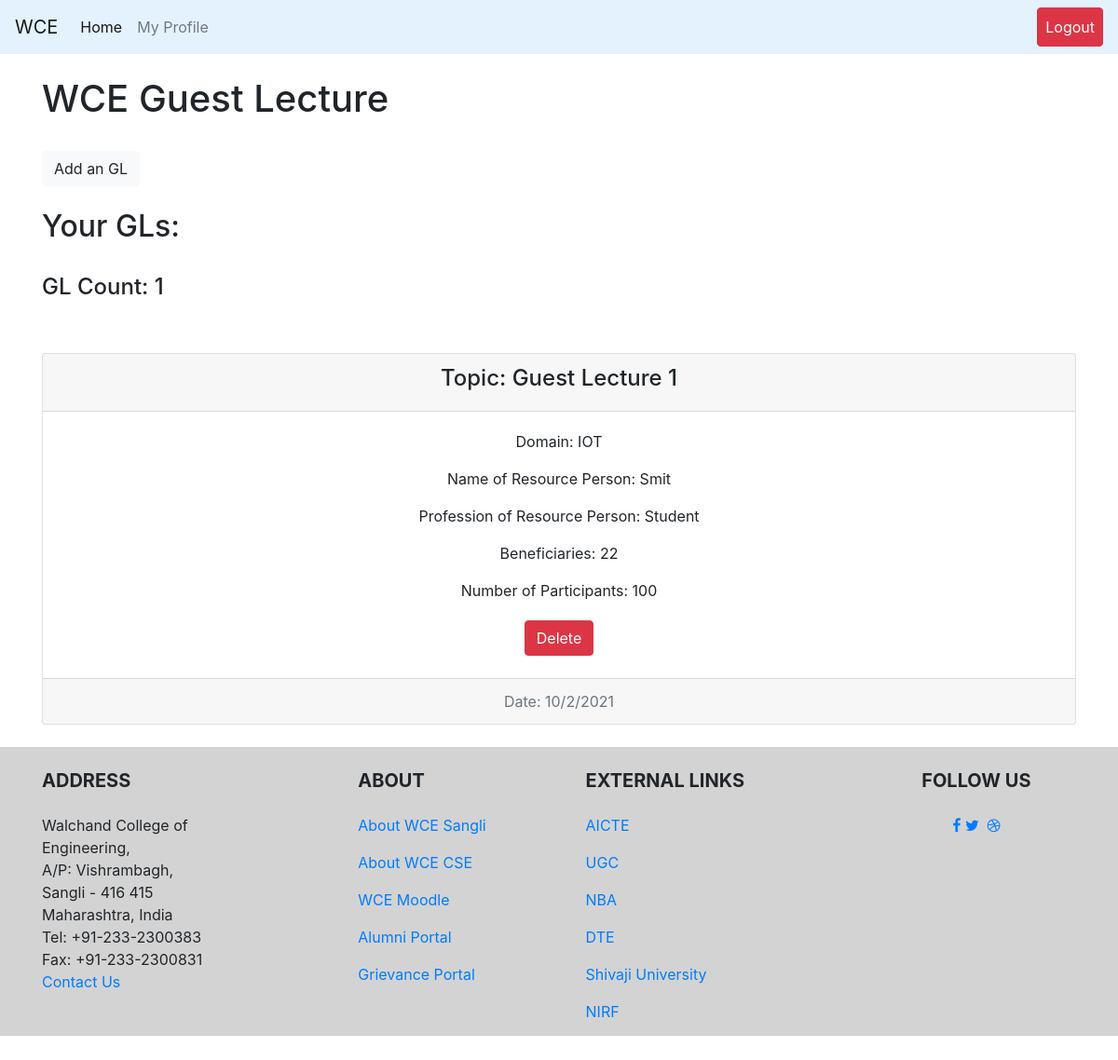
Page /faculty/WCE/GLs (signed in) on the committed database.
### teacher/models.py (models this page shows, shortened)
class wceguestlectures(models.Model):
    user = models.ForeignKey(User, on_delete=models.CASCADE)
    topic = models.CharField(default='Cyber Security', max_length=60)
    domain = models.CharField(default='CSE', max_length=50)
    resourcepersonname = models.CharField(default='NA', max_length=80)
    resourcepersonprofession = models.CharField(default='Industry', max_length=80)
    date = models.DateTimeField(default=timezone.now)
    beneficiaries = models.CharField(default='Student', max_length=30)
    numberOfParticipants = models.IntegerField()

### teacher/views.py (the view)
# urls.py: path('GLs', views.wceguestlectures.as_view(), name="WCEGLs"),
class wceguestlectures(View):
    def get(self, request, template_name='teacher/organizedActivities/wcegls.html'):
        group = request.user.groups.all()[0].name
        if isFaculty(group) == 0:
            return render(request, 'login.html')
        else:
            try:
                user = request.user
                allWCEGLs = WCEGL.objects.filter(user=user)
                countWCEGLs = len(allWCEGLs)
            except:
                allWCEGLs = None
                countWCEGLs = 0
            args = {}
            args["allWCEGLs"] = allWCEGLs
            args["countWCEGLs"] = countWCEGLs
            return render(request, template_name, args)

### teacher/views.py (called while the page is built)
def isFaculty(group_name):
    if group_name == 'faculty_group':
        return 1
    else:
        return 0

### teacher/templates/teacher/organizedActivities/wcegls.html (shortened to what this page needs)
{% extends 'base.html' %}
{% block content %}
<br><h1>WCE Guest Lecture</h1><br>
<a class="btn btn-light" href="{% url 'teacher:addWCEGL' %}" role="button">Add an GL</a><br>
<br>
<h2>Your GLs: </h2>
<br>
<h4>GL Count: {{ countWCEGLs }}</h4>
<br><br>
{% for i in allWCEGLs %}
<div class="card text-center">
  <div class="card-header">
    <h4>Topic: {{ i.topic }}</h4>
  </div>
  <div class="card-body">
    <p class="card-text">Domain: {{ i.domain }}</p>
    <p class="card-text">Name of Resource Person: {{ i.resourcepersonname }}</p>
    <p class="card-text">Profession of Resource Person: {{ i.resourcepersonprofession }}</p>
    <p class="card-text">Beneficiaries: {{ i.beneficiaries }}</p>
    <p class="card-text">Number of Participants: {{ i.numberOfParticipants }}</p>
  </div>
  <td><a href="{% url 'teacher:delete_items' i.id 'GLs' %}"><button type="button" class="btn btn-danger">Delete</button></a></td>
  <br>
  <div class="card-footer text-muted">
    Date: {{ i.date.day }}/{{i.date.month}}/{{i.date.year}}
  </div>
</div>
<br>
{% endfor %}
{% endblock %}

### CoeusPro/templates/base.html (shortened to what this page needs)
<!doctype html>
<html lang="en">
{% load static %}
<head>
    <link rel="stylesheet" href="https://stackpath.bootstrapcdn.com/font-awesome/4.7.0/css/font-awesome.min.css">
    <link rel="stylesheet" href="https://stackpath.bootstrapcdn.com/bootstrap/4.5.2/css/bootstrap.min.css">
    <link rel="stylesheet" type="text/css" href="{% static 'css/footer.css' %}">
</head>
<body>
<div id="page-container">
    <nav class="navbar navbar-expand-lg navbar-light" style="background-color: #e3f2fd;">
        <a class="navbar-brand" href="http://www.walchandsangli.ac.in/" target="_blank">WCE</a>
        <div class="collapse navbar-collapse" id="navbarNavDropdown">
            <ul class="navbar-nav">
                {% for group_for in request.user.groups.all %}
                {% if group_for.name == 'student_group' %}
                <li class="nav-item active">
                    <a class="nav-link" href="{% url 'student:studentHome' %}">Home <span class="sr-only">(current)</span></a>
                </li>
                {% elif group_for.name == 'HOD_group' %}
                <li class="nav-item active">
                    <a class="nav-link" href="{% url 'HOD:HODHome' %}">Home <span class="sr-only">(current)</span></a>
                </li>
                {% elif group_for.name == 'faculty_group' %}
                <li class="nav-item active">
                    <a class="nav-link" href="{% url 'teacher:facultyHome' %}">Home <span class="sr-only">(current)</span></a>
                </li>
                {% else %}
                <li class="nav-item active">
                    <a class="nav-link" href="{% url 'home' %}">Home <span class="sr-only">(current)</span></a>
                </li>
                {% endif %}
                {% endfor %}
                {% if user.is_authenticated %}
                <li class="nav-item">
                    <a class="nav-link" href="{% url 'profile' user  %}">My Profile</a>
                </li>
            {% endif %}
        </div>
        {% if user.is_authenticated %}
        <ul class="nav navbar-nav ml-auto">
            <li class="nav-item">
                <a class="nav-link btn btn-danger" style="color: white" href="{% url 'logout' %}">Logout</a>
            </li>
        </ul>
        {% endif %}
    </nav>
    <div class="container">
        {% block content %}
        {% endblock %}
    </div>
    <footer id="footer" >
        <div class="container text-center text-md-left">
            <div class="row">
                <div class="col-md-4 col-lg-3 mr-auto my-md-4 my-0 mt-4 mb-1">
                    <h5 class="font-weight-bold text-uppercase mb-4">Address</h5>
                    <p>Walchand College of Engineering,<br>
                        A/P: Vishrambagh,<br>
                        Sangli - 416 415<br>
                        Maharashtra, India<br>
                        Tel: +91-233-2300383<br>
                        Fax: +91-233-2300831<br>
                        <a href="mailto:hod.cse@walchandsangli.ac.in">Contact Us</a>
                    </p>
                </div>
                <div class="col-md-2 col-lg-2 mx-auto my-md-4 my-0 mt-4 mb-1">
                    <h5 class="font-weight-bold text-uppercase mb-4">About</h5>
                    <ul class="list-unstyled">
                        <li>
                            <p>
                                <a href="http://www.walchandsangli.ac.in">About WCE Sangli</a>
                            </p>
                        </li>
                        <li>
                            <p>
                                <a href="http://www.walchandsangli.ac.in/Departments/CSEDepartment/CSEDept.asp">About WCE CSE</a>
                            </p>
                        </li>
                        <li>
                            <p>
                                <a href="http://112.133.242.241/moodle/">WCE Moodle</a>
                            </p>
                        </li>
                        <li>
                            <p>
                                <a href="https://alumni.walchandsangli.ac.in/">Alumni Portal</a>
                            </p>
                        </li>
                        <li>
                            <p>
                                <a href="https://walchandsangli.edugrievance.com/">Grievance Portal</a>
                            </p>
                        </li>
                    </ul>
                </div>
                <div class="col-md-4 col-lg-3 mx-auto my-md-4 my-0 mt-4 mb-1">
                    <h5 class="font-weight-bold text-uppercase mb-4">External Links</h5>
                    <ul class="list-unstyled">
                        <li>
                            <p>
                                <a href="https://www.aicte-india.org/">AICTE</a>
                            </p>
                        </li>
                        <li>
                            <p>
                                <a href="https://www.ugc.ac.in/">UGC</a>
                            </p>
                        </li>
                        <li>
                            <p>
                                <a href="https://www.nbaind.org/">NBA</a>
                            </p>
                        </li>
                        <li>
                            <p>
                                <a href="http://www.dtemaharashtra.gov.in/index.html">DTE</a>
                            </p>
                        </li>
                        <li>
                            <p>
                                <a href="http://www.unishivaji.ac.in/">Shivaji University</a>
                            </p>
                        </li>
                        <li>
                            <p>
                                <a href="https://www.nirfindia.org/Home">NIRF</a>
                            </p>
                        </li>
                    </ul>
                </div>
                <div class="col-md-2 col-lg-2 text-center mx-auto my-4">
                    <h5 class="font-weight-bold text-uppercase mb-4">Follow Us</h5>
                    <a type="button" class="btn-floating btn-fb">
                        <p><i class="fa fa-facebook-f"></i></p>
                    </a>
                    <a type="button" class="btn-floating btn-tw">
                        <p><i class="fa fa-twitter"></i></p>
                    </a>
                    <a type="button" class="btn-floating btn-dribbble">
                        <p><i class="fa fa-dribbble"></i></p>
                    </a>
                </div>
            </div>
        </div>
    </footer>
</div>
</body>
</html>

### static/css/footer.css (style rules this page uses)
body { min-height: 90vh; position: relative; margin: 0; box-sizing: border-box; }
footer { background: lightgrey; position: absolute; top: 100%; height: 310px; width: 100%; }

### rows in the picture
wceguestlectures: topic "Guest Lecture 1", domain "IOT", resourcepersonname "Smit", resourcepersonprofession "Student", beneficiaries "22", numberOfParticipants "100", date.day "10", date.month "2", date.year "2021"

### other values in the picture
{{ countWCEGLs }} "1"
